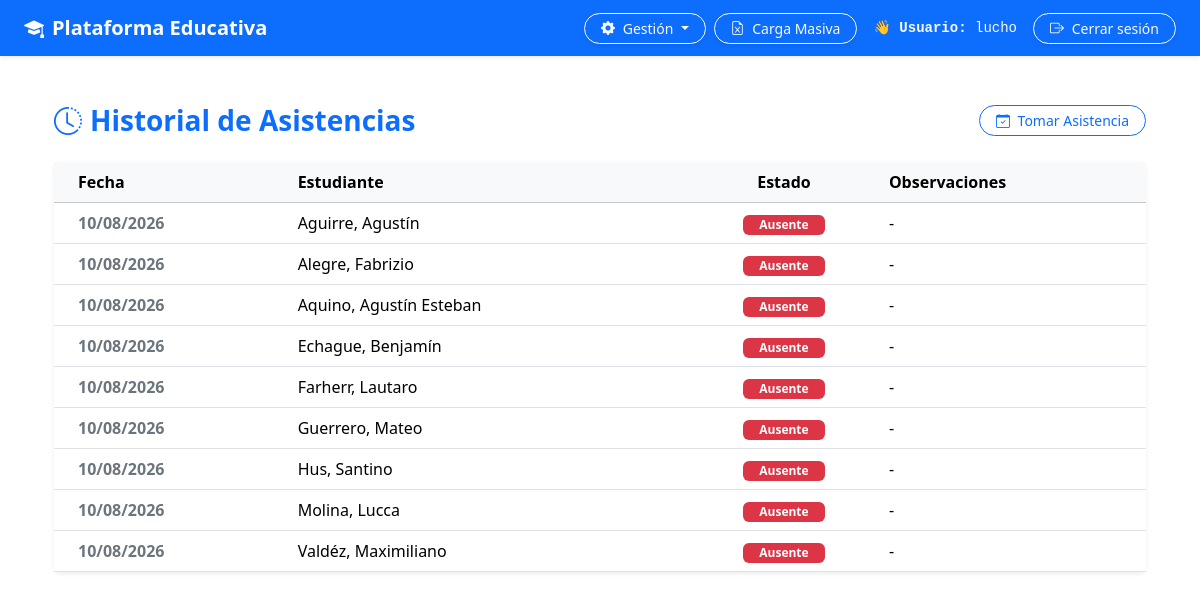
Before: /gestion/historial/ (signed in) with the older database file.
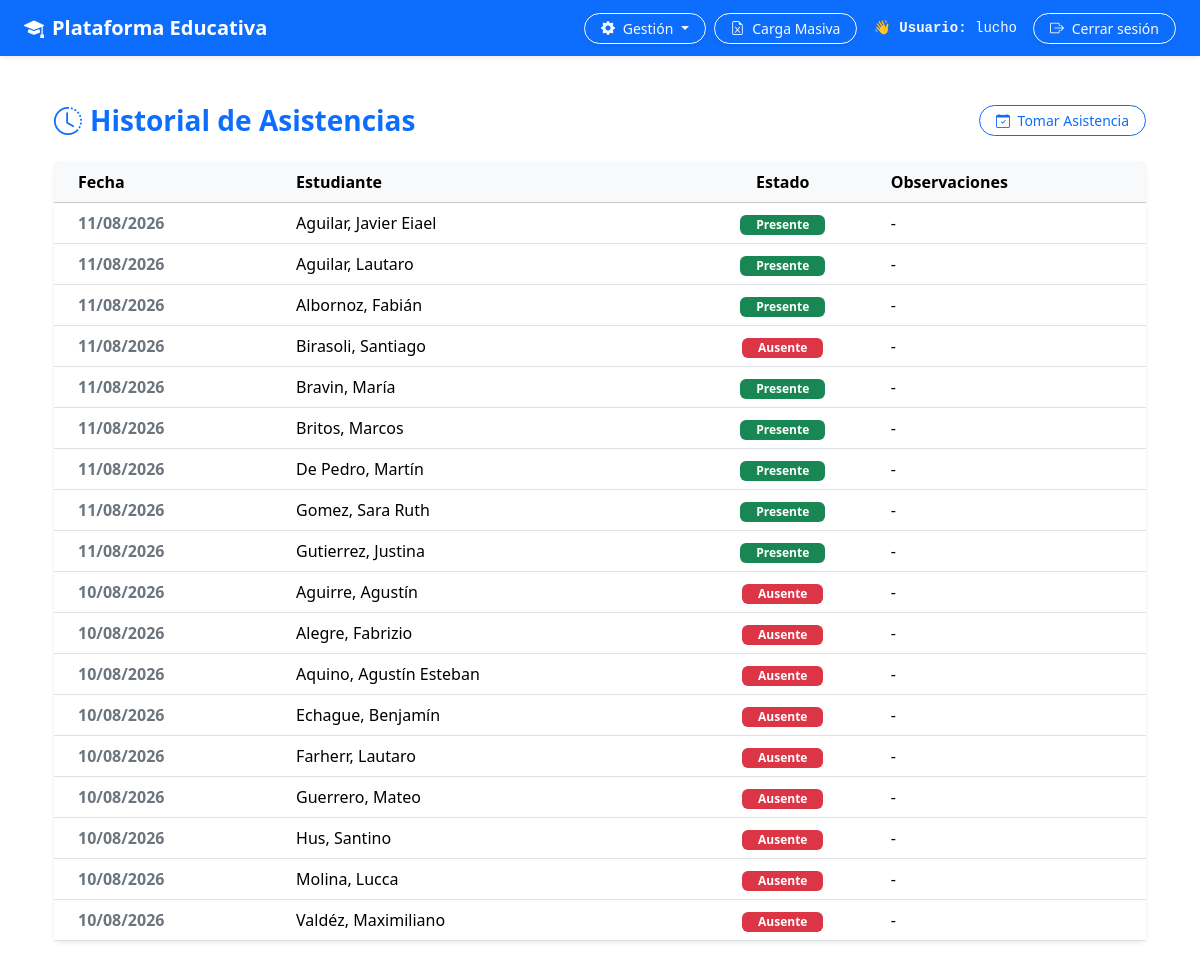
After: the same page with the newer database file.
### usuarios/models.py (models this page shows, shortened)
class Asistencia(models.Model):
  ESTADOS = [
      ('P', 'Presente'),
      ('A', 'Ausente'),
      ('T', 'Tarde'),
      ('J', 'Justificado'),
  ]
  alumno = models.ForeignKey(
      settings.AUTH_USER_MODEL,
      on_delete=models.CASCADE,
      related_name='asistencias',
  )
  fecha = models.DateField()
  estado = models.CharField(max_length=1, choices=ESTADOS, default='P')
  observacion = models.CharField(max_length=255, blank=True, null=True)
  class Meta:
    unique_together = ('alumno', 'fecha')
    verbose_name = 'Asistencia'
    verbose_name_plural = 'Asistencias'

class Usuario(AbstractUser):
  TURNOS = [
      ('M', 'Mañana'),
      ('T', 'Tarde'),
      ('N', 'Noche'),
  ]
  dni = models.CharField(max_length=20, unique=True, null=True, blank=True)
  curso = models.CharField(
      max_length=100,
      blank=True,
      null=True,
      help_text='Ejemplo: 5A, 5C, 6to 1ra',
  )
  turno = models.CharField(
      max_length=1,
      choices=TURNOS,
      default='M',
      help_text='Turno al que pertenece el alumno (Mañana/Tarde/Noche)',
  )
  dia_cursado = models.CharField(
      max_length=50,
      blank=True,
      null=True,
      help_text='Ejemplo: Lunes, Miércoles o Lunes,Martes',
  )
  ultimo_equipo = models.CharField(
      max_length=100,
      blank=True,
      null=True,
      help_text='Nombre de la netbook o PC usada en el último inicio de sesión (ej. ALUMNO-05)',
  )
  ultima_conexion = models.DateTimeField(
      null=True,
      blank=True,
      help_text='Última fecha y hora de actividad/login registrada',
  )

### educacion/views.py (the view)
# urls.py: path('gestion/historial/', views.historial_asistencias, name='historial_asistencias'),
@login_required
def historial_asistencias(request):
    if not (request.user.is_staff or request.user.is_superuser):
        messages.error(request, 'No tienes permisos para acceder a esta sección.')
        return redirect('educacion:inicio')
    asistencias = Asistencia.objects.select_related('alumno').order_by('-fecha', 'alumno__last_name')
    return render(request, 'asistencias/historial_asistencias.html', {'asistencias': asistencias})

### educacion/templates/asistencias/historial_asistencias.html
{% extends 'base.html' %}
{% block content %}
<div class="container py-4">
    <div class="d-flex justify-content-between align-items-center mb-4">
        <h2 class="h3 fw-bold text-primary mb-0">
            <i class="bi bi-clock-history me-2"></i>Historial de Asistencias
        </h2>
        <a href="{% url 'educacion:tomar_asistencia_jornada' %}" class="btn btn-outline-primary btn-sm rounded-pill px-3">
            <i class="bi bi-calendar-check me-1"></i> Tomar Asistencia
        </a>
    </div>
    <div class="card shadow-sm border-0">
        <div class="card-body p-0">
            <div class="table-responsive">
                <table class="table table-hover align-middle mb-0">
                    <thead class="table-light">
                        <tr>
                            <th class="ps-4">Fecha</th>
                            <th>Estudiante</th>
                            <th class="text-center">Estado</th>
                            <th>Observaciones</th>
                        </tr>
                    </thead>
                    <tbody>
                        {% for asistencia in asistencias %}
                        <tr>
                            <td class="ps-4 fw-bold text-secondary">
                                {{ asistencia.fecha|date:"d/m/Y" }}
                            </td>
                            <td>
                                {{ asistencia.alumno.last_name }}, {{ asistencia.alumno.first_name }}
                            </td>
                            <td class="text-center">
                                {% if asistencia.estado == 'PRESENTE' %}
                                    <span class="badge bg-success px-3 py-1">Presente</span>
                                {% elif asistencia.estado == 'TARDANZA' or asistencia.estado == 'LLEGADA_TARDE' %}
                                    <span class="badge bg-warning text-dark px-3 py-1">Tarde</span>
                                {% elif asistencia.estado == 'JUSTIFICADO' %}
                                    <span class="badge bg-info text-dark px-3 py-1">Justificado</span>
                                {% else %}
                                    <span class="badge bg-danger px-3 py-1">Ausente</span>
                                {% endif %}
                            </td>
                            <td>
                                {{ asistencia.observacion|default:"-" }}
                            </td>
                        </tr>
                        {% empty %}
                        <tr>
                            <td colspan="4" class="text-center py-4 text-muted">
                                No hay registros de asistencia en el historial.
                            </td>
                        </tr>
                        {% endfor %}
                    </tbody>
                </table>
            </div>
        </div>
    </div>
</div>
{% endblock %}

Changed rows visible on the page:
added Asistencia: fecha "11/08/2026", alumno.last_name "Aguilar", alumno.first_name "Javier Eiael", estado "Presente", observacion "-"
added Asistencia: fecha "11/08/2026", alumno.last_name "Aguilar", alumno.first_name "Lautaro", estado "Presente", observacion "-"
added Asistencia: fecha "11/08/2026", alumno.last_name "Albornoz", alumno.first_name "Fabián", estado "Presente", observacion "-"
added Asistencia: fecha "11/08/2026", alumno.last_name "Birasoli", alumno.first_name "Santiago", estado "Ausente", observacion "-"
added Asistencia: fecha "11/08/2026", alumno.last_name "Bravin", alumno.first_name "María", estado "Presente", observacion "-"
added Asistencia: fecha "11/08/2026", alumno.last_name "Britos", alumno.first_name "Marcos", estado "Presente", observacion "-"
added Asistencia: fecha "11/08/2026", alumno.last_name "De Pedro", alumno.first_name "Martín", estado "Presente", observacion "-"
added Asistencia: fecha "11/08/2026", alumno.last_name "Gomez", alumno.first_name "Sara Ruth", estado "Presente", observacion "-"
added Asistencia: fecha "11/08/2026", alumno.last_name "Gutierrez", alumno.first_name "Justina", estado "Presente", observacion "-"
